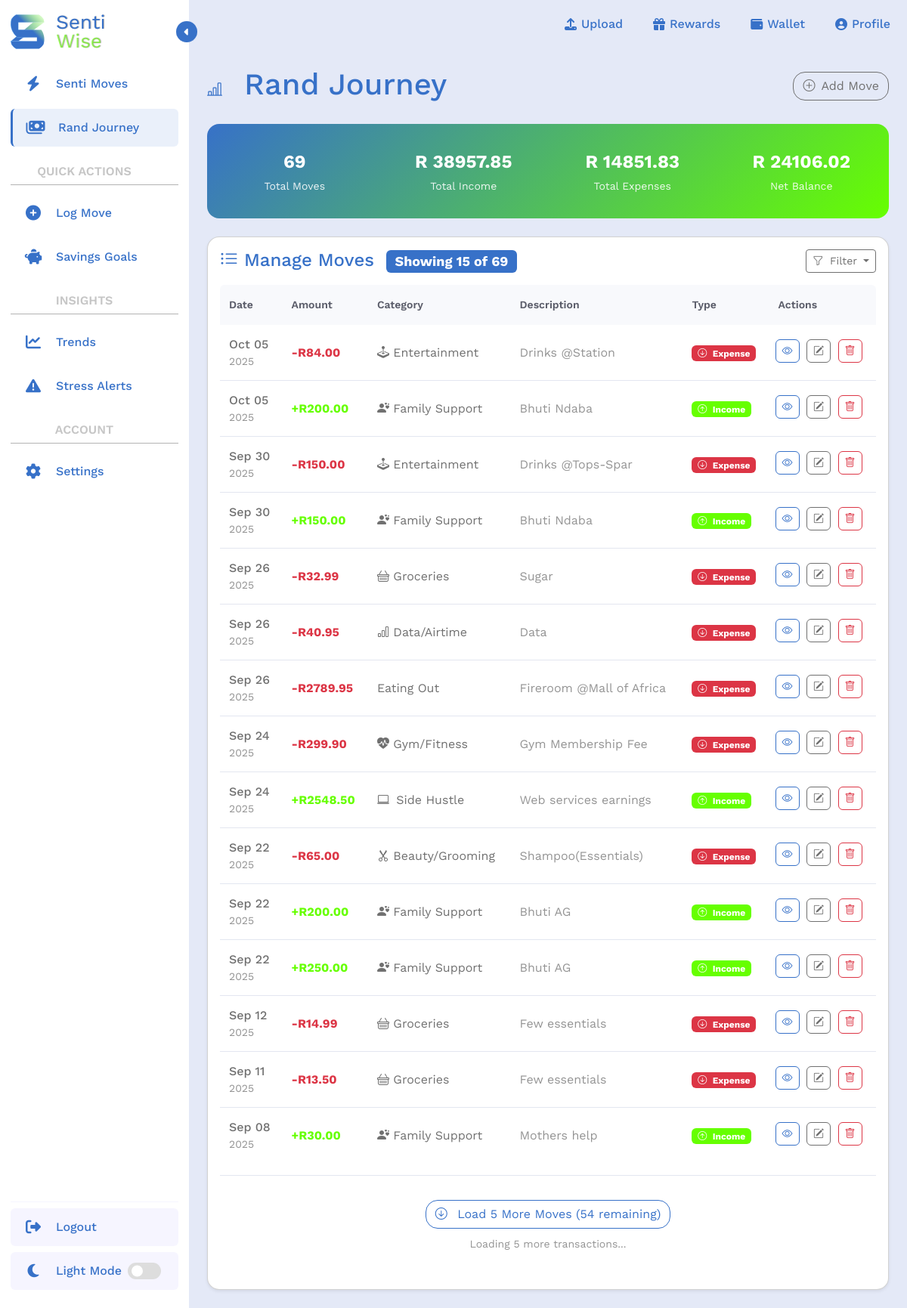
Page /transactions/list/ (signed in) on the earlier database version.
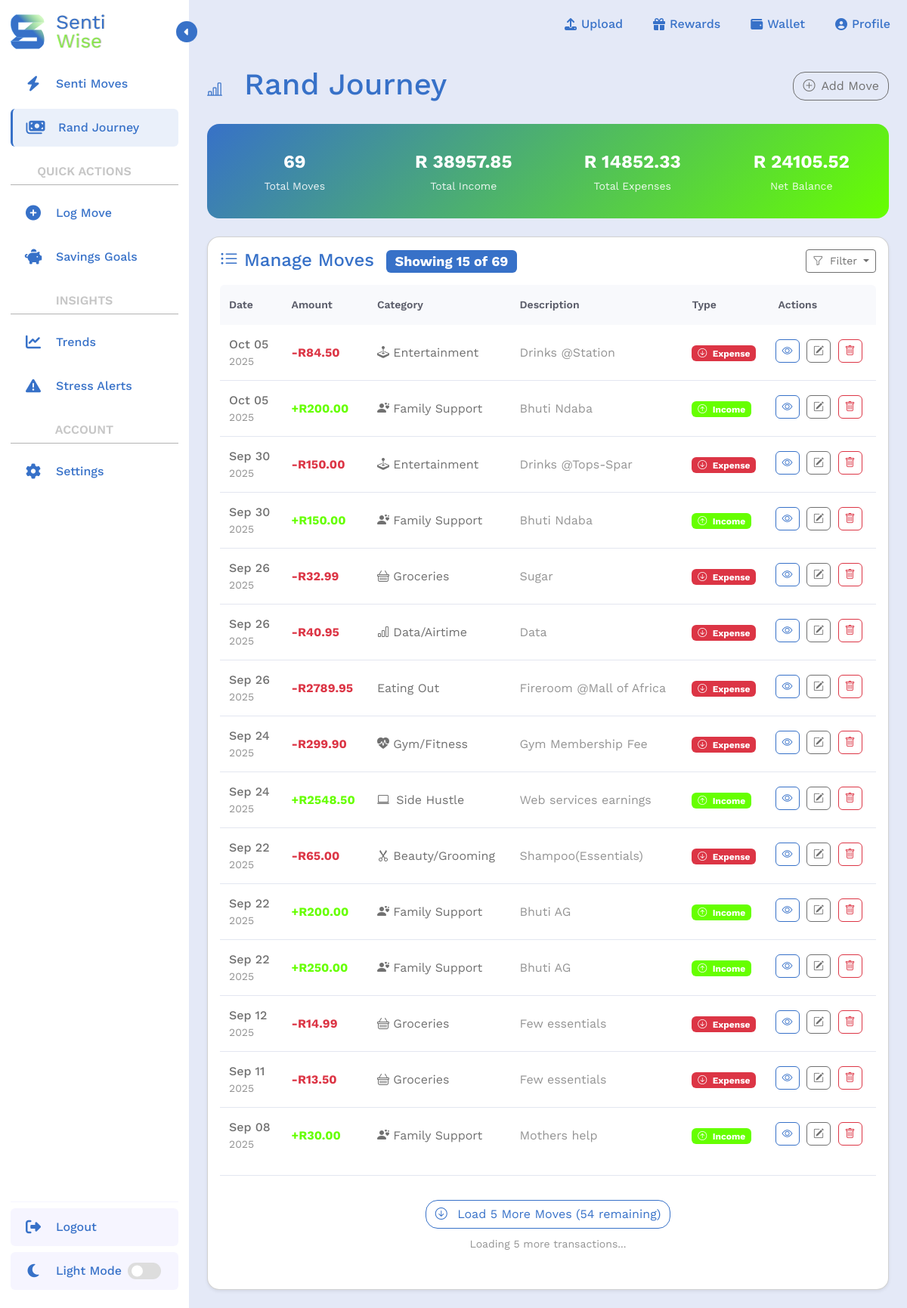
Same page on the later database version.
### transactions/models.py (models this page shows, shortened)
class Transaction(models.Model):
    TRANSACTION_TYPES = (
        ('income', 'Income'),
        ('expense', 'Expense'),
    )
    user = models.ForeignKey(User, on_delete=models.CASCADE, related_name='transactions')
    amount = models.DecimalField(max_digits=10, decimal_places=2)
    category = models.CharField(max_length=22, choices=Category.DEFAULT_CATEGORIES) # preset categories in form
    date = models.DateField()
    type = models.CharField(max_length=7, choices=TRANSACTION_TYPES)
    description = models.CharField(max_length=255, blank=True)
    objects = TransactionQuerySet.as_manager()

### transactions/views.py (the view)
# urls.py: path('transactions/list/', transactions_list_page, name='list_transaction'), # Read: list all
@login_required(login_url='login')
def transactions_list_page(request):
    print(f"DEBUG: GET parameters: {dict(request.GET)}")
    transaction_filter = TransactionFilter(
        request.GET,
        queryset = Transaction.objects.filter(user=request.user).order_by('-date')
    )
    print(f"DEBUG: Filter form is_valid: {transaction_filter.form.is_valid()}")
    print(f"DEBUG: Filter form data: {transaction_filter.form.data}")
    print(f"DEBUG: Filter form cleaned_data: {getattr(transaction_filter.form, 'cleaned_data', 'No cleaned_data')}")
    filtered_qs = transaction_filter.qs
    print(f"DEBUG: SQL Query: {str(filtered_qs.query)}")
    print(f"DEBUG: Filtered count: {filtered_qs.count()}")
    sample_transactions = list(filtered_qs[:5])
    print(f"DEBUG: Sample transaction types: {[t.type for t in sample_transactions]}")
    page = request.GET.get('page', 1)
    page_size = int(request.GET.get('page_size', 15)) # Initial load: 15, subsequent: 5
    if request.headers.get('X-Requested-With') == 'XMLHttpRequest':
        return handle_ajax_transactions(request, filtered_qs)
    paginator = Paginator(filtered_qs, 15)
    initial_transactions = paginator.get_page(1)
    net_totals = filtered_qs.aggregate(
        net_income = Sum('amount', filter=Q(type='income')),
        net_expenses = Sum('amount', filter=Q(type='expense'))
    )
    net_income = net_totals['net_income'] or 0
    net_expenses = net_totals['net_expenses'] or 0
    net_balance = net_income - net_expenses
    context = {
        'transactions': initial_transactions,
        'total_count': filtered_qs.count(),
        'initial_load_count': len(initial_transactions),
        'total_income': float(net_income),
        'total_expenses': float(net_expenses),
        'net_balance': float(net_balance), # Net Balance
        'has_more': initial_transactions.has_next(),
        'current_page': 1,
        'filter': transaction_filter,
        'current_filter_type': request.GET.get('transaction_type', 'all')
    }
    return render(request, "transactions/list_transaction.html", context)

### transactions/templates/transactions/list_transaction.html (shortened to what this page needs)
{% extends 'transactions/index-2.html' %}
{% load crispy_forms_tags %}
{% load static %}
{% load sass_tags %}
{% block main_content %}
<main class="tracker-main-content p-4 flex-grow-1">
    <div class="d-flex justify-content-between align-items-center mb-4">
        <div>
            <h1 class="text-primary mb-1"><i class="bi bi-bar-chart-line me-3 fs-5"></i>
                Rand Journey
            </h1>
        </div>
        <div class="d-none d-md-block">
            <a href="{% url 'add_transaction' %}" class="back-b btn btn-outline-dark">
                <i class="bi bi-plus-circle me-2"></i>Add Move
            </a>
        </div>
    </div>
    <div class="row g-3 mb-4">
        <div class="col-12">
            <div class="stats-summary p-3">
                <div class="row text-center">
                    <div class="col-6 col-md-3">
                        <div class="stat-item">
                            <div class="stat-value">{{ total_count }}</div>
                            <div class="stat-label">Total Moves</div>
                        </div>
                    </div>
                    <div class="col-6 col-md-3">
                        <div class="stat-item">
                            <div class="stat-value">R {{ total_income|floatformat:2 }}</div>
                            <div class="stat-label">Total Income</div>
                        </div>
                    </div>
                    <div class="col-6 col-md-3">
                        <div class="stat-item">
                            <div class="stat-value">R {{ total_expenses|floatformat:2 }}</div>
                            <div class="stat-label">Total Expenses</div>
                        </div>
                    </div>
                    <div class="col-6 col-md-3">
                        <div class="stat-item">
                            <div class="stat-value">R {{ net_balance|floatformat:2 }}</div>
                            <div class="stat-label">Net Balance</div>
                        </div>
                    </div>
                </div>
            </div>
        </div>
    </div>
    <div class="card bg-card-color shadow-sm mobile-scroll-fade">
        <div class="card-body">
            <div class="top-items d-flex justify-content-between align-items mb-3">
                <h4 class="card-title text-primary mb-0">
                    <i class="bi bi-list-ul me-2"></i>Manage Moves
                    <span class="badge bg-primary ms-2">
                        Showing <span id="showingCount">{{ initial_load_count|default:transactions.count }}</span>
                        of <span id="totalTransactions">{{ total_count }}</span>
                    </span>
                </h4>
                <div class="d-flex align-items-center">
                    {% if total_count > 0 %}
                    <div class="dropdown">
                        <button class="filter-dropdown-btn btn btn-outline-dark btn-sm dropdown-toggle{% if transaction_filter_type %} filtered{% endif %}"
                                id="filterDropdownBtn"
                                type="button"
                                data-bs-toggle="dropdown">
                            <i class="bi bi-funnel me-1"></i>
                            {% if transaction_filter_type %}
                                Filter: {{ transaction_filter_type|title }}
                            {% else %}
                                Filter
                            {% endif %}
                        </button>
                    </div>
                    {% endif %}
                </div>
            </div>
            {% if total_count > 0 %}
            <div class="table-responsive">
                <table class="table table-hover">
                    <thead>
                        <tr>
                            <th>Date</th>
                            <th>Amount</th>
                            <th>Category</th>
                            <th>Description</th>
                            <th>Type</th>
                            <th>Actions</th>
                        </tr>
                    </thead>
                    <tbody id="transactionsTableBody">
                        {% for t in transactions %}
                        <tr>
                            <td data-label="Date">
                                <div class="d-flex flex-column">
                                    <span class="fw-medium">{{ t.date|date:"M d" }}</span>
                                    <small class="text-muted">{{ t.date|date:"Y" }}</small>
                                </div>
                            </td>
                            <td data-label="Amount">
                                <span class="fw-bold {% if t.type == 'income' %}text-success{% else %}text-danger{% endif %}">
                                    {% if t.type == 'income' %}+{% else %}-{% endif %}R{{ t.amount }}
                                </span>
                            </td>
                            <td data-label="Category">
                                <div class="category-icon-text">
                                    {% if t.category == 'SALARY' %}
                                    <i class="bi bi-briefcase me-1"></i> Work/Salary
                                    {% elif t.category == 'SIDE_HUSTLE' %}
                                    <i class="bi bi-laptop me-1"></i> Side Hustle
                                    {% elif t.category == 'BUSARY' %}
                                    <i class="bi bi-mortarboard"></i> Scholarship/Bursary
                                    {% elif t.category == 'ALLOWANCE' %}
                                    <i class="bi bi-person-hearts"></i> Family Support
                                    {% elif t.category == 'STUDENT_LOAN' %}
                                    <i class="bi bi-buildings"></i> Student Loan
                                    {% elif t.category == 'GRANT' %}
                                    <i class="bi bi-clipboard-check"></i> Grant
                                    {% elif t.category == 'GIFT' %}
                                    <i class="bi bi-gift"></i> Gift
                                    {% elif t.category == 'GROCERIES' %}
                                    <i class="bi bi-basket"></i> Groceries
                                    {% elif t.category == 'RENT' %}
                                    <i class="bi bi-house"></i> Rent/Accomodation
                                    {% elif t.category == 'TRANSPORT' %}
                                    <i class="bi bi-train-front"></i> Transport
                                    {% elif t.category == 'DATA' %}
                                    <i class="bi bi-bar-chart"></i> Data/Airtime
                                    {% elif t.category == 'GYM' %}
                                    <i class="bi bi-heart-pulse-fill"></i> Gym/Fitness
                                    {% elif t.category == 'INSURANCE' %}
                                    <i class="bi bi-bank"></i> Insurance
                                    {% elif t.category == 'DEBT' %}
                                    <i class="bi bi-credit-card"></i> Debt Repayment
                                    {% elif t.category == 'ENTERTAINMENT' %}
                                    <i class="bi bi-joystick"></i> Entertainment
                                    {% elif t.category == 'DINING' %}
                                     Eating Out
                                    {% elif t.category == 'EDUCATION' %}
                                    <i class="bi bi-book"></i> Education
                                    {% elif t.category == 'HEALTH' %}
                                    <i class="bi bi-bandaid"></i> Health/Medical
                                    {% elif t.category == 'CLOTHING' %}
                                    <i class="bi bi-bag"></i> Clothing
                                    {% elif t.category == 'SAVINGS' %}
                                    <i class="bi bi-piggy-bank"></i> Savings/Invenstments
                                    {% elif t.category == 'SUBSCRIPTIONS' %}
                                    <i class="bi bi-person-vcard"></i> Subscriptions
                                    {% elif t.category == 'PERSONAL_GROOMING' %}
                                    <i class="bi bi-scissors"></i> Beauty/Grooming
                                    {% else %}
                                    {{ category_display|default:t.category }}
                                    {% endif %}
                                </div>
                            </td>
                            <td data-label="Description" class="d-none d-md-table-cell">
                                <span class="text-muted">{{ t.description|truncatechars:50 }}</span>
                            </td>
                            <td data-label="Type">
                                <span class="badge {% if t.type == 'income' %}bg-success{% else %}bg-danger{% endif %}">
                                    <i class="bi {% if t.type == 'income' %}bi-arrow-up-circle{% else %}bi-arrow-down-circle{% endif %} me-1"></i>
                                    {{ t.type|title }}
                                </span>
                            </td>
                            <td data-label="Actions" class="actions">
                                <div class="d-none d-md-block">
                                    <a href="{% url 'detail_transaction' t.id %}" class="btn btn-sm btn-outline-primary rounded" title="View Details">
                                        <i class="bi bi-eye"></i>
                                    </a>
                                    <a href="{% url 'edit_transaction' t.id %}" class="btn btn-sm btn-outline-dark rounded" title="Edit">
                                        <i class="bi bi-pencil-square"></i>
                                    </a>
                                    <a href="{% url 'delete_transaction' t.id %}" class="btn btn-sm btn-outline-danger rounded" title="Delete">
                                        <i class="bi bi-trash"></i>
                                    </a>
                                </div>
                            </td>
                        </tr>
                        {% endfor %}
                    </tbody>
                </table>
                {% if has_more %}
                <div class="load-more-container" id="loadMoreContainer">
                    <button class="back-b btn btn-outline-primary btn-load-more" id="loadMoreBtn">
                        <span class="load-text">
                        </span>
                    </button>
                    <div class="mt-2">
                        <small class="text-muted">
                            Loading <span id="loadingBatch">5</span> more transactions...
                        </small>
                    </div>
                </div>
                {% endif %}
            </div>
            {% endif %}
        </div>
    </div>
</main>
{% endblock %}

Differences in the rows shown:
changed Transaction "Drinks @Station": amount "84.00" → "84.50"
Other differences:
{{ total_expenses|floatformat:2 }}: "14851.83" → "14852.33"
{{ net_balance|floatformat:2 }}: "24106.02" → "24105.52"
